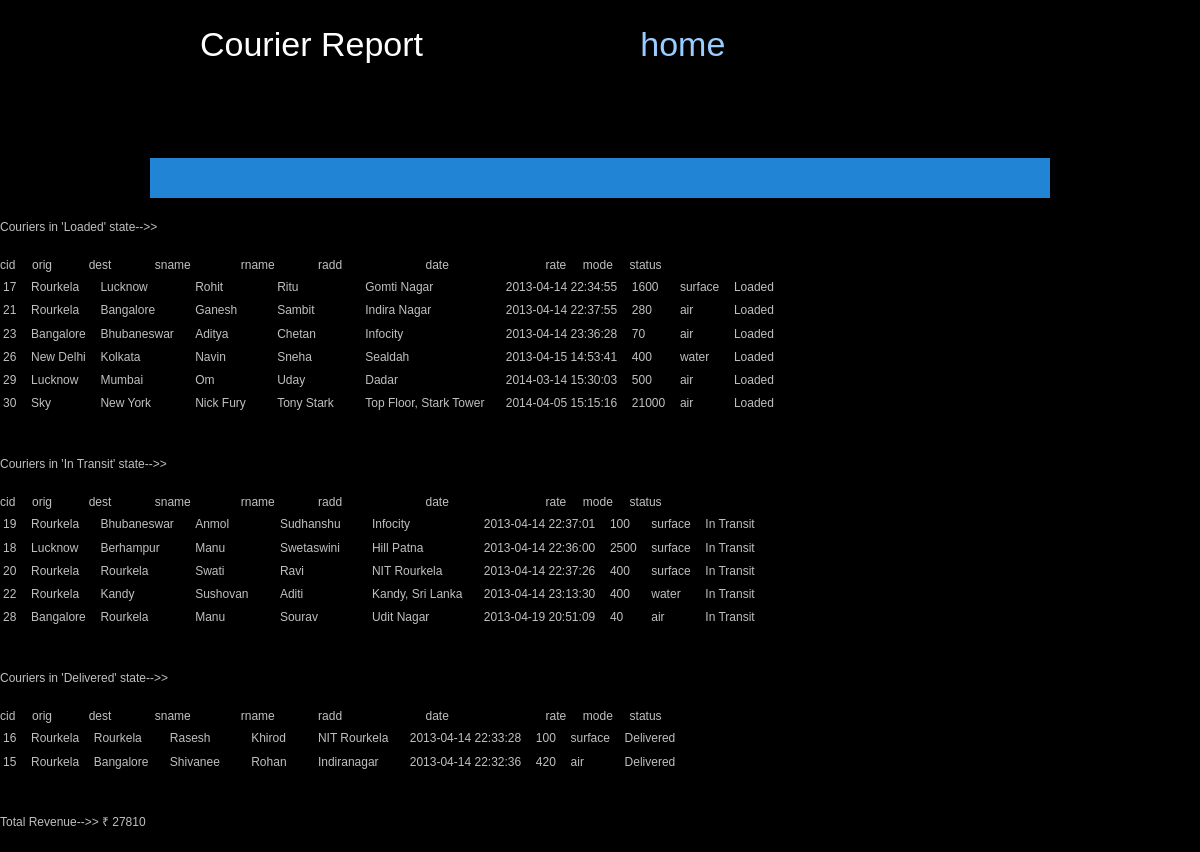
Screenshot of /reporting.php with the database file from the repository.
### tables this page shows
CREATE TABLE IF NOT EXISTS `courier_table` (
  `cid` int(5) NOT NULL AUTO_INCREMENT,
  `orig` varchar(20) NOT NULL,
  `dest` varchar(20) NOT NULL,
  `sname` varchar(20) NOT NULL,
  `rname` varchar(20) NOT NULL,
  `radd` varchar(50) NOT NULL,
  `date` timestamp NOT NULL DEFAULT CURRENT_TIMESTAMP,
  `rate` float NOT NULL,
  `mode` varchar(10) NOT NULL,
  `status` varchar(20) NOT NULL DEFAULT 'Loaded',
  PRIMARY KEY (`cid`)
);

### reporting.php (the view, shortened to what this page needs)
<!DOCTYPE html PUBLIC "-//W3C//DTD XHTML 1.0 Transitional//EN" "http://www.w3.org/TR/xhtml1/DTD/xhtml1-transitional.dtd">
<html xmlns="http://www.w3.org/1999/xhtml">
<head>
</head>
<body>
<?php
			$con=mysql_connect("localhost","root","");
			$sql1="select * from courier_table where `status`='Loaded'";
			$sql2="select * from courier_table where `status`='In Transit'";
			$sql3="select * from courier_table where `status`='Delivered'";
			$sql4="select * from courier_table";
			$result1=mysql_query($sql1,$con);
			$result2=mysql_query($sql2,$con);
			$result3=mysql_query($sql3,$con);
			$result4=mysql_query($sql4,$con);
			include("report1.php");
			if(!$result1)
			{
			echo "Error!" . "</br>";
			include 'report.php';
			}
			else {
			echo "<table>";
			while( $row=mysql_fetch_row($result1))
			{
				echo "<tr><td>$row[0]</td><td>&nbsp;&nbsp;</td><td>$row[1]</td><td>&nbsp;&nbsp;</td><td>$row[2]</td><td>&nbsp;&nbsp;&nbsp;&nbsp;</td><td>$row[3]</td><td>&nbsp;&nbsp;&nbsp;&nbsp;&nbsp;&nbsp;&nbsp;</td><td>$row[4]</td><td>&nbsp;&nbsp;&nbsp;&nbsp;&nbsp;&nbsp;&nbsp;</td><td>$row[5]</td><td>&nbsp;&nbsp;&nbsp;&nbsp;</td><td>$row[6]</td><td>&nbsp;&nbsp;</td><td>$row[7]</td><td>&nbsp;&nbsp;</td><td>$row[8]</td><td>&nbsp;&nbsp;</td><td>$row[9]</td></tr>";
			}
			echo "</table>";echo "</br>";echo "</br>";}
			if(!$result2)
			{
			echo "Error!" . "</br>";
			include 'report.php';
			}
			else {
			echo "Couriers in 'In Transit' state-->>";echo "</br>";echo "</br>";
			echo "<table>";
			while( $row=mysql_fetch_row($result2))
			{
				echo "<tr><td>$row[0]</td><td>&nbsp;&nbsp;</td><td>$row[1]</td><td>&nbsp;&nbsp;</td><td>$row[2]</td><td>&nbsp;&nbsp;&nbsp;&nbsp;</td><td>$row[3]</td><td>&nbsp;&nbsp;&nbsp;&nbsp;&nbsp;&nbsp;&nbsp;</td><td>$row[4]</td><td>&nbsp;&nbsp;&nbsp;&nbsp;&nbsp;&nbsp;&nbsp;</td><td>$row[5]</td><td>&nbsp;&nbsp;&nbsp;&nbsp;</td><td>$row[6]</td><td>&nbsp;&nbsp;</td><td>$row[7]</td><td>&nbsp;&nbsp;</td><td>$row[8]</td><td>&nbsp;&nbsp;</td><td>$row[9]</td></tr>";
			}
			echo "</table>";echo "</br>";echo "</br>"; }
			if(!$result3)
			{
			echo "Error!" . "</br>";
			include 'report.php';
			}
			else {
			echo "Couriers in 'Delivered' state-->>";echo "</br>";echo "</br>";
			echo "<table>";
			while( $row=mysql_fetch_row($result3))
			{
				echo "<tr><td>$row[0]</td><td>&nbsp;&nbsp;</td><td>$row[1]</td><td>&nbsp;&nbsp;</td><td>$row[2]</td><td>&nbsp;&nbsp;&nbsp;&nbsp;</td><td>$row[3]</td><td>&nbsp;&nbsp;&nbsp;&nbsp;&nbsp;&nbsp;&nbsp;</td><td>$row[4]</td><td>&nbsp;&nbsp;&nbsp;&nbsp;&nbsp;&nbsp;&nbsp;</td><td>$row[5]</td><td>&nbsp;&nbsp;&nbsp;&nbsp;</td><td>$row[6]</td><td>&nbsp;&nbsp;</td><td>$row[7]</td><td>&nbsp;&nbsp;</td><td>$row[8]</td><td>&nbsp;&nbsp;</td><td>$row[9]</td></tr>";
			}
			echo "</table>";}
			if(!$result4)
			{
			echo "Error!" . "</br>";
			include 'report.php';
			}
			else {
			echo "</br>";echo "</br>";echo "Total Revenue-->> &#x20B9; ";
			$sum = 0;
			while ($row = mysql_fetch_assoc($result4))
			{
    			$sum += $row['rate'];
			}
			echo $sum;
			echo "</br>";echo "</br>"; }
        ?>
</body>
</html>

### report1.php (shortened to what this page needs)
<!DOCTYPE html PUBLIC "-//W3C//DTD XHTML 1.0 Transitional//EN" "http://www.w3.org/TR/xhtml1/DTD/xhtml1-transitional.dtd">
<html xmlns="http://www.w3.org/1999/xhtml">
<head>
	<link href="templatemo_style.css" type="text/css" rel="stylesheet" />
    <link rel="stylesheet" href="css/slimbox2.css" type="text/css" media="screen" />
</head>
<body>
<div id="templatemo_header">
<h2>Courier Report&nbsp;&nbsp;&nbsp;&nbsp;&nbsp;&nbsp;&nbsp;&nbsp;&nbsp;&nbsp;&nbsp;&nbsp;&nbsp;&nbsp;&nbsp;&nbsp;&nbsp;&nbsp;&nbsp;&nbsp;&nbsp;&nbsp;<a href="admin.php#home" class="slider_nav_btn home_btn" >	home</a></h2>
</div>
			<div class="body">
            <h3>&nbsp;</h3>
<tr>
                    <td><table border="0" cellpadding="0" cellspacing="0" align="center" width="900">
                  <tbody><tr>
                    <td bgcolor="#2284d5" height="40" width="476">&nbsp;</td>
                    <td bgcolor="#2284d5" width="304"><div align="right"></div></td>
                  </tr>
                </tbody></table>
                </td>
              </tr>
            </div>
<body>
</body>
</html>

### templatemo_style.css (style rules this page uses)
body { margin: 0; padding: 0; color: #c0c0c0; font-size: 12px; line-height: 1.6em; font-family: "Lucida Sans Unicode", "Lucida Grande", sans-serif; background-color: #000; }
a, a:link, a:visited { color: #9CF; font-weight: normal; text-decoration: none }
h1, h2, h3, h4, h5, h6 { color: #fff; font-weight: normal; }
h2 { font-size: 34px; margin: 0 0 30px; padding: 5px 0 }
h3 { font-size: 20px; margin: 0 0 20px; padding: 0; }
#templatemo_header { width: 800px; margin: 0 auto; padding: 30px 0; }

### report1.php (style rules this page uses)
body { background-color:#2781BA; background-image:url('images/bg1.gif'); }
table { border: 0px red solid; padding-top:0px; margin-top:0px; cellspacing:0px; cellpadding:0px; }
td { border:0px green dotted; }
a { color:#999933; }

### rows the page displays
courier_table: cid "17", orig "Rourkela", dest "Lucknow", sname "Rohit", rname "Ritu", radd "Gomti Nagar", date "2013-04-14 22:34:55", rate "1600", mode "surface", status "Loaded"
courier_table: cid "21", orig "Rourkela", dest "Bangalore", sname "Ganesh", rname "Sambit", radd "Indira Nagar", date "2013-04-14 22:37:55", rate "280", mode "air", status "Loaded"
courier_table: cid "23", orig "Bangalore", dest "Bhubaneswar", sname "Aditya", rname "Chetan", radd "Infocity", date "2013-04-14 23:36:28", rate "70", mode "air", status "Loaded"
courier_table: cid "26", orig "New Delhi", dest "Kolkata", sname "Navin", rname "Sneha", radd "Sealdah", date "2013-04-15 14:53:41", rate "400", mode "water", status "Loaded"
courier_table: cid "29", orig "Lucknow", dest "Mumbai", sname "Om", rname "Uday", radd "Dadar", date "2014-03-14 15:30:03", rate "500", mode "air", status "Loaded"
courier_table: cid "30", orig "Sky", dest "New York", sname "Nick Fury", rname "Tony Stark", radd "Top Floor, Stark Tower", date "2014-04-05 15:15:16", rate "21000", mode "air", status "Loaded"
courier_table: cid "19", orig "Rourkela", dest "Bhubaneswar", sname "Anmol", rname "Sudhanshu", radd "Infocity", date "2013-04-14 22:37:01", rate "100", mode "surface", status "In Transit"
courier_table: cid "18", orig "Lucknow", dest "Berhampur", sname "Manu", rname "Swetaswini", radd "Hill Patna", date "2013-04-14 22:36:00", rate "2500", mode "surface", status "In Transit"
courier_table: cid "20", orig "Rourkela", dest "Rourkela", sname "Swati", rname "Ravi", radd "NIT Rourkela", date "2013-04-14 22:37:26", rate "400", mode "surface", status "In Transit"
courier_table: cid "22", orig "Rourkela", dest "Kandy", sname "Sushovan", rname "Aditi", radd "Kandy, Sri Lanka", date "2013-04-14 23:13:30", rate "400", mode "water", status "In Transit"
courier_table: cid "28", orig "Bangalore", dest "Rourkela", sname "Manu", rname "Sourav", radd "Udit Nagar", date "2013-04-19 20:51:09", rate "40", mode "air", status "In Transit"
courier_table: cid "16", orig "Rourkela", dest "Rourkela", sname "Rasesh", rname "Khirod", radd "NIT Rourkela", date "2013-04-14 22:33:28", rate "100", mode "surface", status "Delivered"
courier_table: cid "15", orig "Rourkela", dest "Bangalore", sname "Shivanee", rname "Rohan", radd "Indiranagar", date "2013-04-14 22:32:36", rate "420", mode "air", status "Delivered"

### other values shown
$sum "27810"
